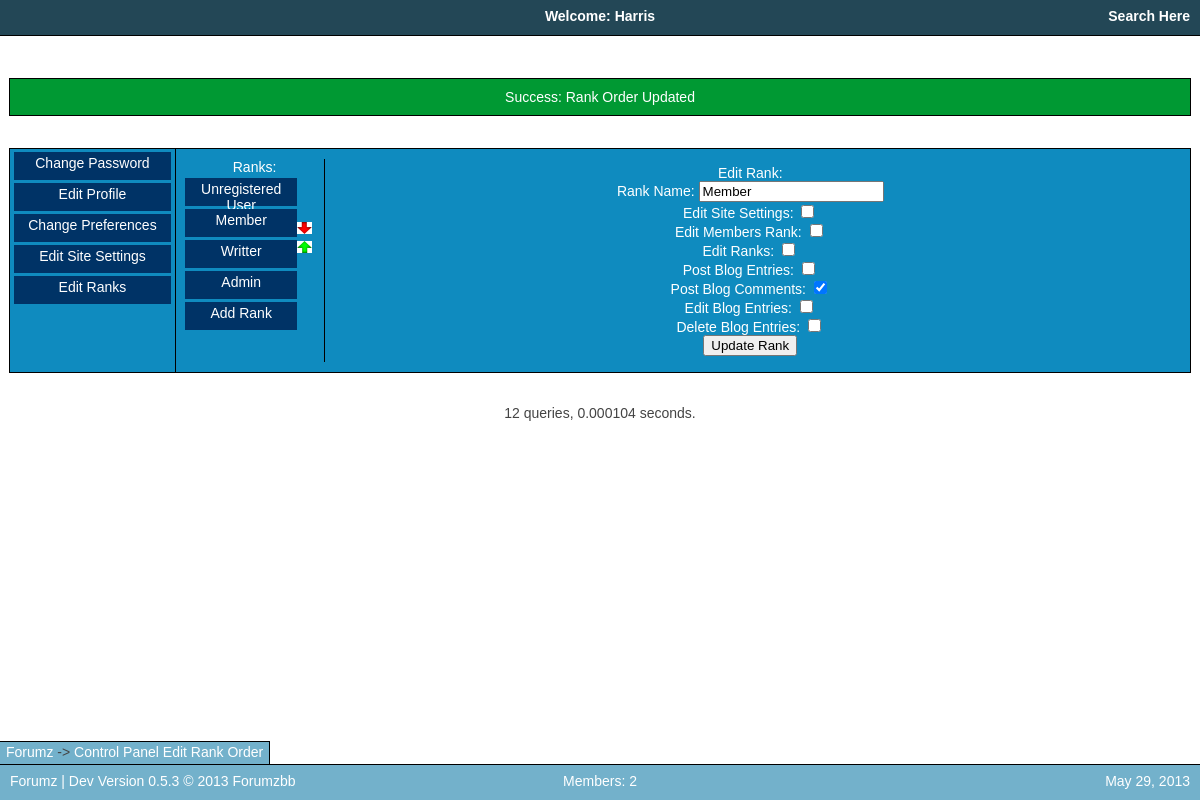
Before: /controlPanel/swapRanks/1d (signed in) with the older database file.
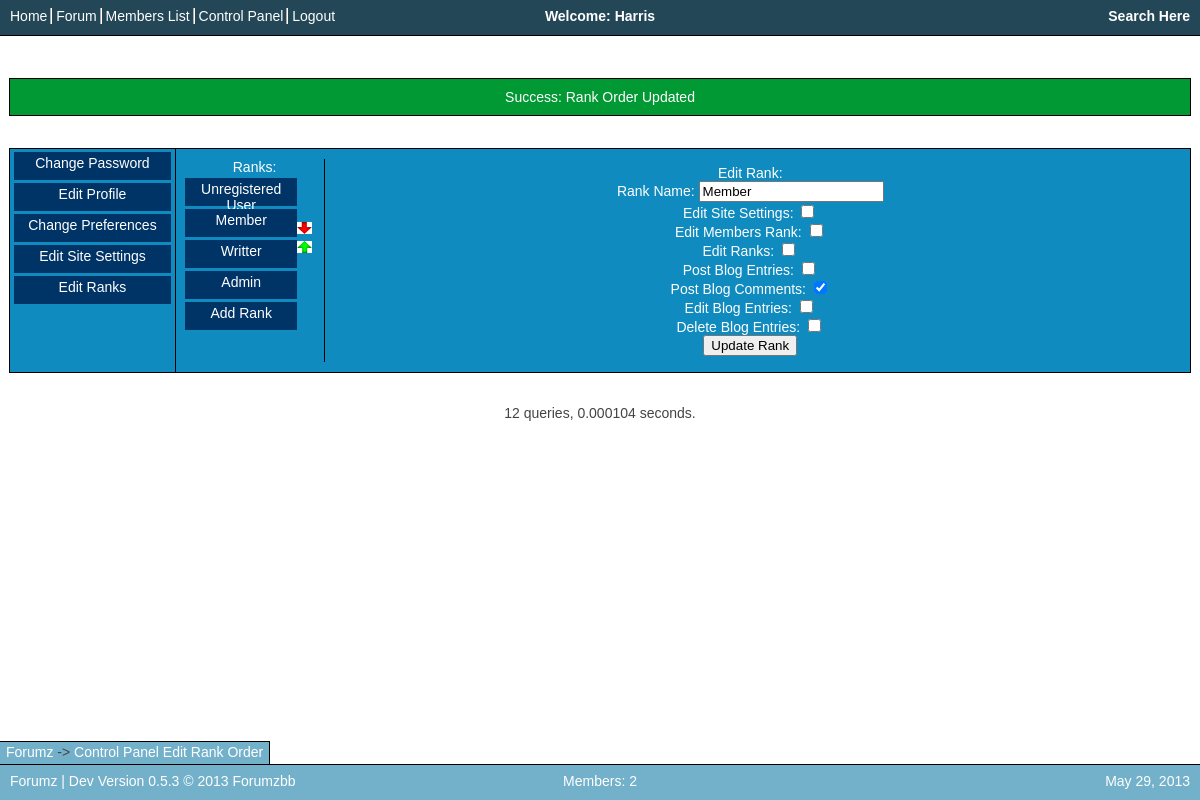
After: the same page with the newer database file.
### tables this page shows
CREATE TABLE `forumzDev_ranks` (
  `rankID` int(11) NOT NULL,
  `rankOrder` int(11) NOT NULL,
  `rankName` text NOT NULL,
  `editSiteSettings` text NOT NULL,
  `editMemberRank` text NOT NULL,
  `editRanks` text NOT NULL,
  `postBlogEntries` text NOT NULL,
  `postBlogComments` text NOT NULL,
  `editBlogEntries` text NOT NULL,
  `deleteBlogEntries` text NOT NULL
);

CREATE TABLE `forumzDev_siteSettings` (
  `settingsProfile` text NOT NULL,
  `siteName` text NOT NULL,
  `siteMotd` text NOT NULL,
  `siteSlogan` text NOT NULL,
  `defaultTheme` text NOT NULL,
  `siteDisabled` text NOT NULL,
  `reqLogin` text NOT NULL,
  `verifyRegisterEmail` text NOT NULL,
  `verifyRegisterAdmin` text NOT NULL,
  `htmlAllowed` text NOT NULL,
  `blogEntriesPerPage` int(11) NOT NULL
);

CREATE TABLE `forumzDev_pages` (
  `pageURL` text NOT NULL,
  `idDependant` text NOT NULL,
  `displayFile` text NOT NULL,
  `falseDisplayFile` text NOT NULL,
  `functionCall` text NOT NULL,
  `pageName` text NOT NULL,
  `breadcrumbTitle` text NOT NULL,
  `trueMsg` text NOT NULL,
  `falseMsg` text NOT NULL,
  `requireLogin` text NOT NULL,
  `siteRequireLoginApplies` text NOT NULL,
  `requirePermission` text NOT NULL,
  `requireFormSubmitted` text NOT NULL
);

CREATE TABLE `forumzDev_navBar` (
  `navItemName` text NOT NULL,
  `navItemLink` text NOT NULL,
  `navItemOrder` text NOT NULL,
  `navItemDisplay` text NOT NULL
);

### index.php (called while the page is built, shortened)
<?php
$mysqliServer = $_ENV['DATABASE_SERVER'];
$mysqliUser = "db166640_forumz";
$mysqliPass = "forumzbb";
$mysqliDatabase = "db166640_forumzDev";
$con = @mysqli_connect($mysqliServer, $mysqliUser, $mysqliPass, $mysqliDatabase) or die ("Site Not Setup");
require_once('Functions/forumz.main.php');
$userData=$_SESSION['userData'];
$pageName = mysqli_real_escape_string($con,$_GET['page']);
$pageID = mysqli_real_escape_string($con,$_GET['pageID']);
$pageID2 = mysqli_real_escape_string($con,$_GET['pageID2']);
displayWebsite();
?>

### Functions/forumz.databaseTools.php (called while the page is built, shortened)
<?php
	function dbQuery($sql) {
		global $con, $sqlQueries;
		$tableTitle=session_name();
		$tableTitle_from="FROM ".$tableTitle."_";
		$tableTitle_upd="UPDATE ".$tableTitle."_";
		$tableTitle_inst="INSERT INTO ".$tableTitle."_";
		$sql = str_replace("FROM ",$tableTitle_from,$sql);
		$sql = str_replace("UPDATE ",$tableTitle_upd,$sql);
		$sql = str_replace("INSERT INTO ",$tableTitle_inst,$sql);
		return mysqli_query($con, $sql);
	}
?>

### Functions/forumz.ranking.php (called while the page is built, shortened)
<?php
function setUserPrivileges() {
	global $userData;
	$userRank=$userData['rankID'];
	$sql = "SELECT * FROM ranks WHERE rankID='$userRank'";
	$result = dbQuery($sql) or die ("Query failed: setUserPrivileges");
	$userData['permissions']=mysqli_fetch_array($result);
}
?>

### Functions/forumz.breadcrumbs.php (the view, shortened to what the rows shown need)
<?php
function getNumBreadcrumbs() {
	global $breadcrumbs;
	return count($breadcrumbs);
}
function addBreadcrumb($newBreadcrumbName, $newBreadcrumbLink) {
	global $breadcrumbs, $siteSettings;
	$newBreadcrumb='<a href="'.$siteSettings['siteURLShort'].$newBreadcrumbLink.'">'.$newBreadcrumbName.'</a>';
	if(!isset($breadcrumbs)) {
		$breadcrumbs=array($newBreadcrumb);
	} else {
		array_push($breadcrumbs, $newBreadcrumb);
	}
}
?>

### Functions/forumz.references.php (shortened to what the rows shown need)
<?php
function isLoggedIn() {
	global $userData;
	return $userData['loggedIn'];
}
function display($fileName) {
	require_once('Themes/SkyBlue/'.$fileName.'.php');
}
function viewHTML($HTMLtxt) {
	echo "	".$HTMLtxt."\n";
}
?>

### Functions/forumz.control.php (shortened to what the rows shown need)
<?php
function displayCPContent() {
	global $pageID, $siteSettings, $pagePost, $userData;
	if($userData['permissions']['editRanks']=="true") {
		if($pageID=="editRanks"||$pageID=="swapRanks") { editRanksControlPanel(); $pageNotFound=false; }
	}
}
function editRanksControlPanel() {
	global $siteSettings, $pageID2;
	$siteURL=$siteSettings['siteURLShort'];
	$sql = "SELECT * FROM ranks WHERE rankID='$pageID2'";
	$result = dbQuery($sql) or die ("Query failed: editRanksControlPanel");
	$rankArray = mysqli_fetch_array($result);
	if($rankArray['editSiteSettings']=="true") { $settingChecked['editSiteSettings']="checked"; } else { $settingChecked['editSiteSettings']=""; }
	if($rankArray['editMemberRank']=="true") { $settingChecked['editMemberRank']="checked"; } else { $settingChecked['editMemberRank']=""; }
	if($rankArray['editRanks']=="true") { $settingChecked['editRanks']="checked"; } else { $settingChecked['editRanks']=""; }
	if($rankArray['postBlogEntries']=="true") { $settingChecked['postBlogEntries']="checked"; } else { $settingChecked['postBlogEntries']=""; }
	if($rankArray['postBlogComments']=="true") { $settingChecked['postBlogComments']="checked"; } else { $settingChecked['postBlogComments']=""; }
	if($rankArray['editBlogEntries']=="true") { $settingChecked['editBlogEntries']="checked"; } else { $settingChecked['editBlogEntries']=""; }
	if($rankArray['deleteBlogEntries']=="true") { $settingChecked['deleteBlogEntries']="checked"; } else { $settingChecked['deleteBlogEntries']=""; }
	editRanksForm($siteURL,$rankArray['rankID'],$rankArray['rankName'],$settingChecked);
}
function displayRankNavItems() {
	global $siteSettings,$userData;
	$sql = "SELECT * FROM ranks ORDER BY rankOrder";
	$result = dbQuery($sql) or die ("Query failed: displayRankNavItems");
	while($rank = mysqli_fetch_array($result)) {
		$rankLink=$siteSettings['siteURLShort']."controlPanel/editRanks/".$rank['rankID']."/";
		if($rank['rankID']=="0") {
			displayRankNavItem("Unregistered User",$rankLink,"","");
		}
	}
}
?>

### Themes/Defaults/breadcrumbs.php
<?php
function viewBreadcrumbs() {
	$numBreadcrumbs=getNumBreadcrumbs();
	for($i=0;$i<$numBreadcrumbs;$i++) {
		if($i==0) {
			viewHTML(getBreadcrumb($i));
		} else {
			viewHTML(" -> ".getBreadcrumb($i));
		}
	}
}
?>

### Functions/forumz.settings.php (shortened to what the rows shown need)
<?php
function loadMysqlSettings() {
	$sql = "SELECT * FROM siteSettings WHERE settingsProfile='1'";
	$result = dbQuery($sql) or die ("Query failed: getSiteSettings");
	$setting=mysqli_fetch_array($result);
	global $siteSettings;
	if($setting['siteDisabled']!="") {
		$siteSettings['siteDisabled']=true;
		$siteSettings['disabledMessage']=$setting['siteDisabled'];
	} else { $siteSettings['siteDisabled']=false; }
	$siteSettings['siteName'] = $setting['siteName'];
	$siteSettings['siteMotd'] = $setting['siteMotd'];
	$siteSettings['siteSlogan'] = $setting['siteSlogan'];
	$siteSettings['defaultTheme'] = $setting['defaultTheme'];
	$siteSettings['blogEntriesPerPage'] = $setting['blogEntriesPerPage'];
	if($setting['reqLogin']=="true") {
		$siteSettings['reqLogin'] = true;
	} else { $siteSettings['reqLogin'] = false; }
	if($setting['verifyRegisterEmail']=="true") {
		$siteSettings['verifyRegisterEmail'] = true;
	} else { $siteSettings['verifyRegisterEmail'] = false; }
	if($setting['verifyRegisterAdmin']=="true") {
		$siteSettings['verifyRegisterAdmin'] = true;
	} else { $siteSettings['verifyRegisterAdmin'] = false; }
	if($setting['htmlAllowed']=="true") {
		$siteSettings['htmlAllowed'] = true;
	} else { $siteSettings['htmlAllowed'] = false; }
}
function setupSiteURLs() {
	global $siteSettings;
	$siteSettings['siteURLShort']="/";
	$siteSettings['siteURLLong']="http://".$_SERVER['SERVER_NAME'].$siteSettings['siteURLShort'];
}
function displayNavBar() {
	global $siteSettings;
	if(isLoggedIn()) {
		$sql="SELECT * FROM navBar WHERE navItemDisplay='loggedIn' ORDER BY navItemOrder";
	} else {
		$sql="SELECT * FROM navBar WHERE navItemDisplay='loggedOut' ORDER BY navItemOrder";
	}
	$result = dbQuery($sql) or die ("Query failed: displayNavBar");
	while($navItem = mysqli_fetch_array($result)) {
		$navLink = $siteSettings['siteURLShort'].$navItem['navItemLink']."/";
		displayNavItem($navLink,$navItem['navItemName']);
	}
}
?>

Changed rows visible on the page:
added forumzdev_navbar: HTMLtxt "Home"
added forumzdev_navbar: HTMLtxt "Forum"
added forumzdev_navbar: HTMLtxt "Members List"
added forumzdev_navbar: HTMLtxt "Control Panel"
added forumzdev_navbar: HTMLtxt "Logout"
